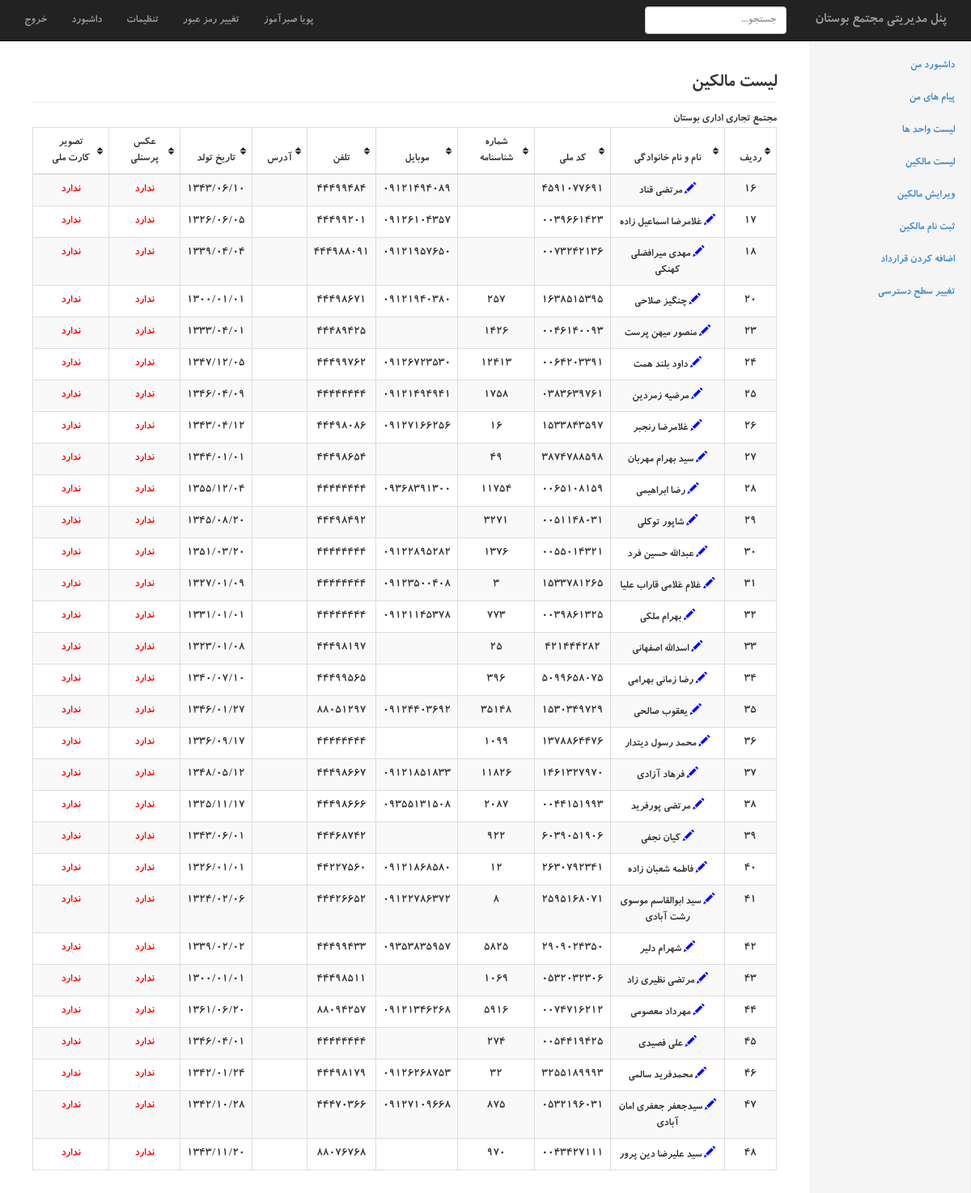
Screenshot of /index.php?page=users_list (signed in) with the database file from the repository.
### tables this page shows
CREATE TABLE IF NOT EXISTS `users` (
`id` int(11) NOT NULL,
  `first_name` varchar(250) NOT NULL,
  `last_name` varchar(250) NOT NULL,
  `melli_code` varchar(250) NOT NULL,
  `shenasname` varchar(250) NOT NULL,
  `mobile` varchar(250) NOT NULL,
  `tel` varchar(250) NOT NULL,
  `address` text NOT NULL,
  `birthday` bigint(20) NOT NULL,
  `personal_image` varchar(250) NOT NULL,
  `karte_melli_image` varchar(250) NOT NULL
);

### include/jdf.php (called while the page is built, shortened)
<?php
function jdate($format,$timestamp='',$none='',$time_zone='Asia/Tehran',$tr_num='fa'){
 $T_sec=0;
 $ts=$T_sec+(($timestamp=='' or $timestamp=='now')?time():tr_num($timestamp));
 $date=explode('_',date('H_i_j_n_O_P_s_w_Y',$ts));
 list($j_y,$j_m,$j_d)=gregorian_to_jalali($date[8],$date[3],$date[2]);
 $sl=strlen($format);
 $out='';
 for($i=0; $i<$sl; $i++){
  $sub=substr($format,$i,1);
  switch($sub){
	case'd':
	$out.=($j_d<10)?'0'.$j_d:$j_d;
	break;
	case'm':
	$out.=($j_m>9)?$j_m:'0'.$j_m;
	break;
	case'Y':
	$out.=$j_y;
	break;
	default:$out.=$sub;
  }
 }
 return($tr_num!='en')?tr_num($out,'fa','.'):$out;
}
function tr_num($str,$mod='en',$mf='٫'){
 $num_a=array('0','1','2','3','4','5','6','7','8','9','.');
 $key_a=array('۰','۱','۲','۳','۴','۵','۶','۷','۸','۹',$mf);
 return($mod=='fa')?str_replace($num_a,$key_a,$str):str_replace($key_a,$num_a,$str);
}
function gregorian_to_jalali($g_y,$g_m,$g_d,$mod=''){
	$g_y=tr_num($g_y); $g_m=tr_num($g_m); $g_d=tr_num($g_d);
 $d_4=$g_y%4;
 $g_a=array(0,0,31,59,90,120,151,181,212,243,273,304,334);
 $doy_g=$g_a[(int)$g_m]+$g_d;
 if($d_4==0 and $g_m>2)$doy_g++;
 $d_33=(int)((($g_y-16)%132)*.0305);
 $a=($d_33==3 or $d_33<($d_4-1) or $d_4==0)?286:287;
 $b=(($d_33==1 or $d_33==2) and ($d_33==$d_4 or $d_4==1))?78:(($d_33==3 and $d_4==0)?80:79);
 if((int)(($g_y-10)/63)==30){$a--;$b++;}
 if($doy_g>$b){
  $jy=$g_y-621; $doy_j=$doy_g-$b;
 }else{
  $jy=$g_y-622; $doy_j=$doy_g+$a;
 }
 if($doy_j<187){
  $jm=(int)(($doy_j-1)/31); $jd=$doy_j-(31*$jm++);
 }else{
  $jm=(int)(($doy_j-187)/30); $jd=$doy_j-186-($jm*30); $jm+=7;
 }
 return($mod=='')?array($jy,$jm,$jd):$jy.$mod.$jm.$mod.$jd;
}

### include/users_list.php (the view, shortened to what this page needs)
<h3 class="sub-header">لیست مالکین</h3>
مجتمع تجاری اداری بوستان
    <table class="table table-striped table-hover table-bordered tablesorter">
    		<thead>
				<tr>
					<th>ردیف</th>
					<th>نام و نام خانوادگی</th>
                    <th>کد ملی</th>
                    <th>شماره شناسنامه</th>
					<th>موبایل</th>
					<th>تلفن</th>
                    <th>آدرس</th>
                    <th>تاریخ تولد</th>
                    <th>عکس پرسنلی</th>
                    <th>تصویر کارت ملی</th>
				</tr>
            </thead>
            <tbody>
<?php
	$users_query = "SELECT * FROM `users`";
	$users_result = $mysqli->query($users_query);
	while($users_row = $users_result->fetch_assoc()){
			if($users_row['karte_melli_image']){
				$users_row['karte_melli_image'] = '<a target="_blank" href="images/users/melli_card/'.$users_row['karte_melli_image'].'"><img src="images/users/melli_card/'.$users_row['karte_melli_image'].'" width="30"></a>';
				}else{
				$users_row['karte_melli_image'] = '<span style="color:red">ندارد</span>';
					}
			if($users_row['personal_image']){
				$users_row['personal_image'] = '<a target="_blank" href="images/users/personal/'.$users_row['personal_image'].'"><img src="images/users/personal/'.$users_row['personal_image'].'" width="30"></a>';
				}else{
				$users_row['personal_image'] = '<span style="color:red">ندارد</span>';
					}
				$users_row['birthday'] = jdate("Y/m/d",$users_row['birthday']);
		echo "
			  <tr>
						<td>$users_row[id]</td>
						<td><a href='index.php?page=users_edit&user_melli_code=$users_row[melli_code]'><span class='glyphicon glyphicon-pencil' style='color:blue;'></span></a> $users_row[first_name] $users_row[last_name]</td>
						<td>$users_row[melli_code]</td>
						<td>$users_row[shenasname]</td>
						<td>$users_row[mobile]</td>
						<td>$users_row[tel]</td>
						<td>$users_row[address]</td>
						<td>$users_row[birthday]</td>
						<td>$users_row[personal_image]</td>
						<td>$users_row[karte_melli_image]</td>
			  </tr>";
	}
?>
</tbody>
</table>

### css/style.css (style rules this page uses)
table.tablesorter thead tr .header { background-image: url(bg.gif); background-repeat: no-repeat; background-position:center right; cursor: pointer; }
table.tablesorter thead th { padding:8px 18px; }

### css/dashboard.css (style rules this page uses)
body { padding-top: 50px; direction:rtl; font-family:bkoodakbold,tahoma; }
.sub-header { padding-bottom: 10px; border-bottom: 1px solid #eee; }
td { text-align:center; }
th { text-align:center; }

### rows the page displays
users: id "16", first_name "مرتضی", last_name "قناد", melli_code "4591077691", mobile "09121494089", tel "44499484", users_row "۱۳۴۳/۰۶/۱۰"
users: id "17", first_name "غلامرضا", last_name "اسماعیل زاده", melli_code "0039661423", mobile "09126104357", tel "44499201", users_row "۱۳۲۶/۰۶/۰۵"
users: id "18", first_name "مهدی", last_name "میرافضلی کهنکی", melli_code "0073242136", mobile "09121957650", tel "444988091", users_row "۱۳۳۹/۰۴/۰۴"
users: id "20", first_name "چنگيز", last_name "صلاحي", melli_code "1638515395", shenasname "257", mobile "09121940380", tel "44498671", users_row "۱۳۰۰/۰۱/۰۱"
users: id "23", first_name "منصور", last_name "میهن پرست", melli_code "0046140093", shenasname "1426", tel "44489425", users_row "۱۳۳۳/۰۴/۰۱"
users: id "24", first_name "داود", last_name "بلند همت", melli_code "0064203391", shenasname "12413", mobile "09126723530", tel "44499762", users_row "۱۳۴۷/۱۲/۰۵"
users: id "25", first_name "مرضيه", last_name "زمردين", melli_code "0383639761", shenasname "1758", mobile "09121494941", tel "44444444", users_row "۱۳۴۶/۰۴/۰۹"
users: id "26", first_name "غلامرضا", last_name "رنجبر", melli_code "1533843597", shenasname "16", mobile "09127166256", tel "44498086", users_row "۱۳۴۳/۰۴/۱۲"
users: id "27", first_name "سيد بهرام", last_name "مهربان", melli_code "3874788598", shenasname "49", tel "44498654", users_row "۱۳۴۴/۰۱/۰۱"
users: id "28", first_name "رضا", last_name "ابراهيمي", melli_code "0065108159", shenasname "11754", mobile "09368391300", tel "44444444", users_row "۱۳۵۵/۱۲/۰۴"
users: id "29", first_name "شاپور", last_name "توكلي", melli_code "0051148031", shenasname "3271", tel "44498492", users_row "۱۳۴۵/۰۸/۲۰"
users: id "30", first_name "عبدالله", last_name "حسين فرد", melli_code "0055014321", shenasname "1376", mobile "09122895282", tel "44444444", users_row "۱۳۵۱/۰۳/۲۰"
users: id "31", first_name "غلام", last_name "غلامي قاراب عليا", melli_code "1533781265", shenasname "3", mobile "09123500408", tel "44444444", users_row "۱۳۲۷/۰۱/۰۹"
users: id "32", first_name "بهرام", last_name "ملكي", melli_code "0039861325", shenasname "773", mobile "09121145378", tel "44444444", users_row "۱۳۳۱/۰۱/۰۱"
users: id "33", first_name "اسدالله", last_name "اصفهاني", melli_code "421444282", shenasname "25", tel "44498197", users_row "۱۳۲۳/۰۱/۰۸"
users: id "34", first_name "رضا", last_name "زماني بهرامي", melli_code "5099658075", shenasname "396", tel "44499565", users_row "۱۳۴۰/۰۷/۱۰"
users: id "35", first_name "يعقوب", last_name "صالحي", melli_code "1530349729", shenasname "35148", mobile "09124403692", tel "88051297", users_row "۱۳۴۶/۰۱/۲۷"
users: id "36", first_name "محمد رسول", last_name "ديتدار", melli_code "1378864476", shenasname "1099", tel "44444444", users_row "۱۳۳۶/۰۹/۱۷"
users: id "37", first_name "فرهاد", last_name "آزادي", melli_code "1461327970", shenasname "11826", mobile "09121851833", tel "44498667", users_row "۱۳۴۸/۰۵/۱۲"
users: id "38", first_name "مرتضي", last_name "پورفريد", melli_code "0044151993", shenasname "2087", mobile "09355131508", tel "44498666", users_row "۱۳۲۵/۱۱/۱۷"
users: id "39", first_name "كيان", last_name "نجفي", melli_code "6039051906", shenasname "922", tel "44468742", users_row "۱۳۴۳/۰۶/۰۱"
users: id "40", first_name "فاطمه", last_name "شعبان زاده", melli_code "2630792341", shenasname "12", mobile "09121868580", tel "44227560", users_row "۱۳۲۶/۰۱/۰۱"
users: id "41", first_name "سيد ابوالقاسم", last_name "موسوي رشت آبادي", melli_code "2595168071", shenasname "8", mobile "09122786372", tel "44426652", users_row "۱۳۲۴/۰۲/۰۶"
users: id "42", first_name "شهرام", last_name "دلير", melli_code "2909024350", shenasname "5825", mobile "09353835957", tel "44499433", users_row "۱۳۳۹/۰۲/۰۲"
users: id "43", first_name "مرتضي", last_name "نظيري زاد", melli_code "0532032306", shenasname "1069", tel "44498511", users_row "۱۳۰۰/۰۱/۰۱"
users: id "44", first_name "مهرداد", last_name "معصومي", melli_code "0074716212", shenasname "5916", mobile "09121346268", tel "88094257", users_row "۱۳۶۱/۰۶/۲۰"
users: id "45", first_name "علي", last_name "فصيدي", melli_code "0054419425", shenasname "274", tel "44444444", users_row "۱۳۴۶/۰۴/۰۱"
users: id "46", first_name "محمدفريد", last_name "سالمي", melli_code "3255189993", shenasname "32", mobile "09126268753", tel "44498179", users_row "۱۳۴۲/۰۱/۲۴"
users: id "47", first_name "سيدجعفر", last_name "جعفري امان آبادي", melli_code "0532196031", shenasname "875", mobile "09127109668", tel "44470366", users_row "۱۳۴۲/۱۰/۲۸"
users: id "48", first_name "سيد عليرضا", last_name "دين پرور", melli_code "0043427111", shenasname "970", tel "88076768", users_row "۱۳۴۳/۱۱/۲۰"

### other values shown
$_SESSION['MM_admin_first_name'] "پویا"
$_SESSION['MM_admin_last_name'] "صبرآموز"
